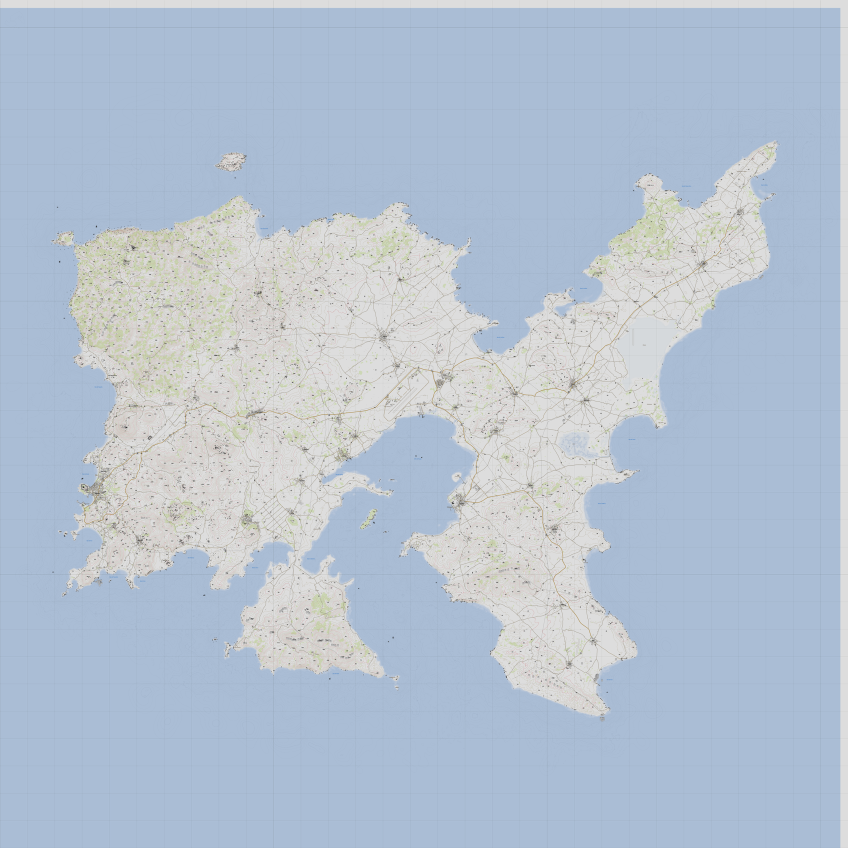
#> input picture Experiments/RoadNetwork/viewer/altis-overview.png, 1696 x 1696 px (shown at 1/2 size)
$ python validate_basemap.py
#> lines starting #> are read from the running program, lines starting #| are printed output that depends on the picture; after the words box and inside, x2 and y2 are one past the last pixel; in counts of white or black regions, pixels touching at a corner belong together
"""Optional basemap check; requires Pillow + NumPy, never adjusts road coordinates."""
from pathlib import Path
import json
import numpy as np
from PIL import Image
ROOT=Path(__file__).resolve().parent
a=np.asarray(Image.open(ROOT/'viewer/altis-overview.png').convert('RGB')).astype(float)
mask=(a[:,:,0]>a[:,:,1]+4)&(a[:,:,1]>a[:,:,2]+8)&(a[:,:,2]<200)
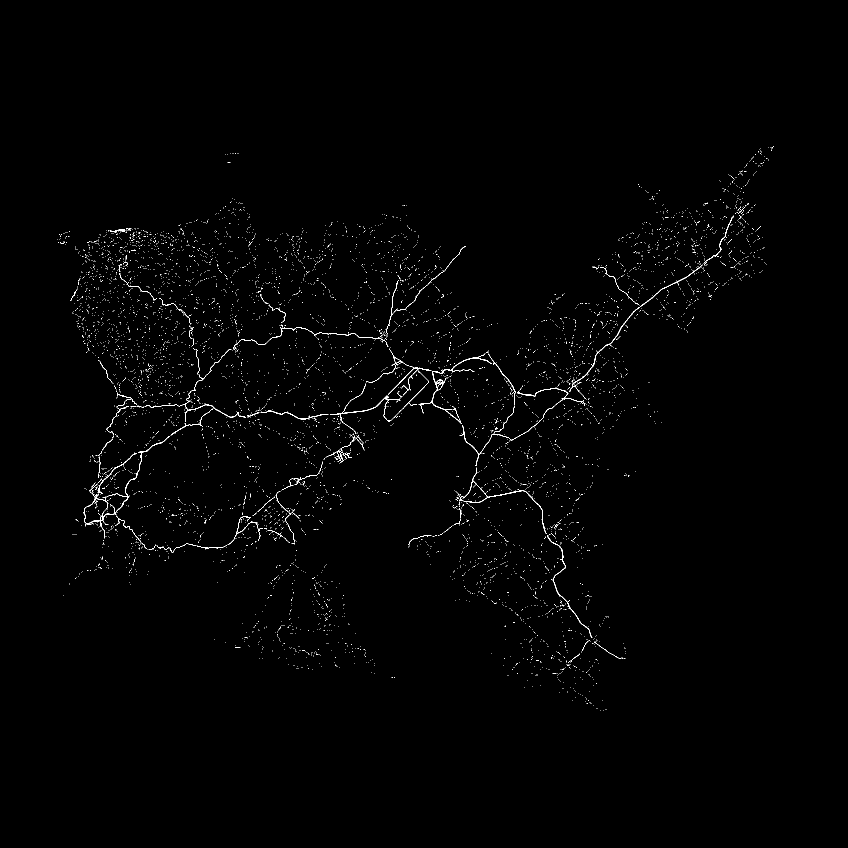
#> mask: shape (1696, 1696) bool (shown at 1/2 size); 0.72% white in thin lines or dots, all inside (x1, y1, x2, y2) = (114, 292, 1548, 1422)
mask=np.maximum.reduce([np.roll(np.roll(mask,dy,axis=0),dx,axis=1) for dx,dy in [(0,0),(1,0),(-1,0),(0,1),(0,-1)]])
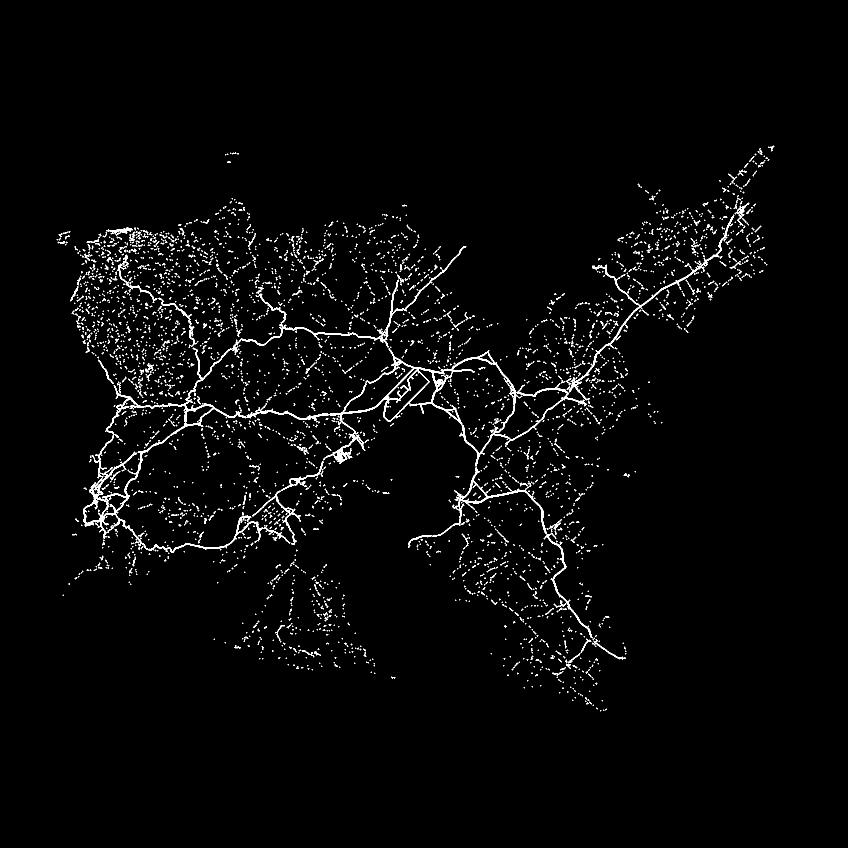
#> mask: shape (1696, 1696) bool (shown at 1/2 size); 2.3% white in thin lines or dots, all inside (x1, y1, x2, y2) = (113, 291, 1549, 1423)
#> (the run stopped early here; a loop or call above may not have finished)
